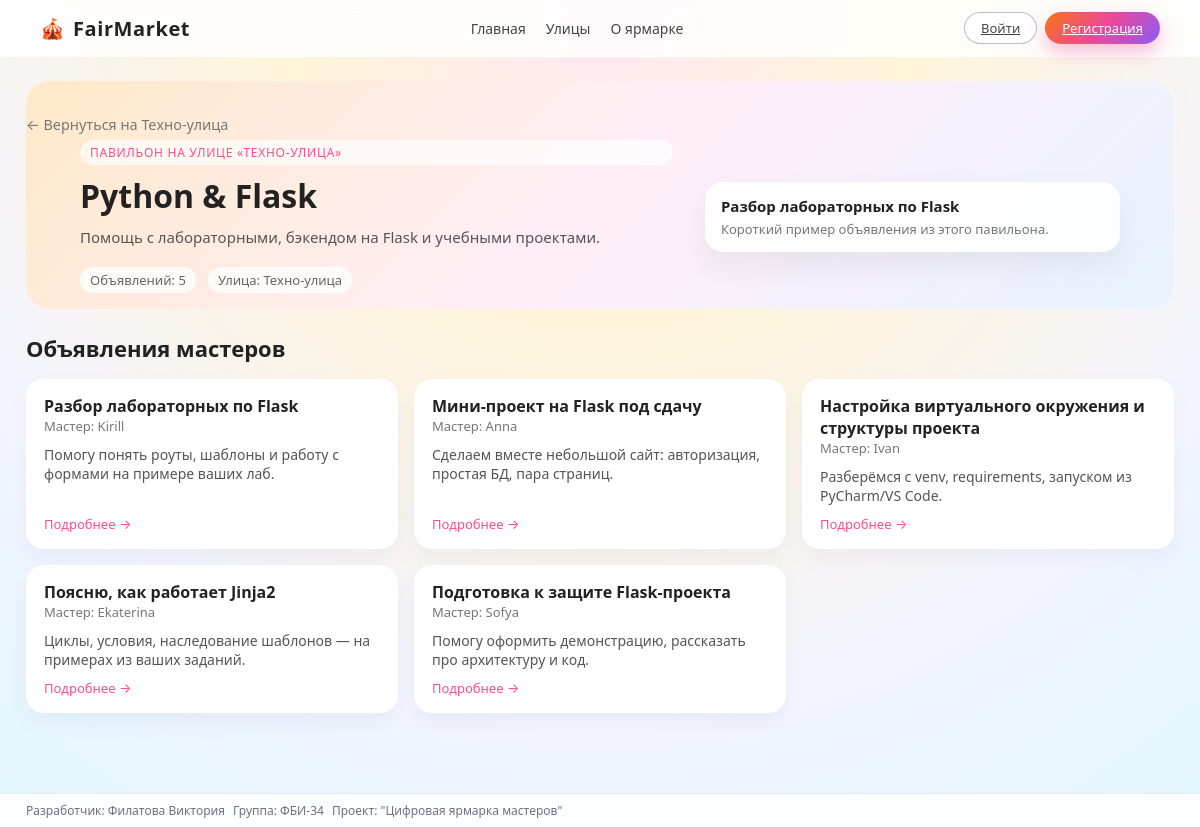
Screenshot of /pavilion/1 with the database file from the repository.
### app.py (models this page shows)
class Street(db.Model):
    __tablename__ = "streets"
    id = db.Column(db.Integer, primary_key=True)
    name = db.Column(db.String(120), nullable=False)
    code = db.Column(db.String(50), nullable=False, unique=True)
    pavilions = db.relationship("Pavilion", backref="street", lazy="select")

class Pavilion(db.Model):
    __tablename__ = "pavilions"
    id = db.Column(db.Integer, primary_key=True)
    title = db.Column(db.String(200), nullable=False)
    street_id = db.Column(db.Integer, db.ForeignKey("streets.id"), nullable=False)
    description = db.Column(db.Text, nullable=True)
    ads = db.relationship("Ad", backref="pavilion", lazy="select")

class Ad(db.Model):
    __tablename__ = "ads"
    id = db.Column(db.Integer, primary_key=True)
    title = db.Column(db.String(200), nullable=False)
    text = db.Column(db.Text, nullable=False)
    author_name = db.Column(db.String(120))
    pavilion_id = db.Column(
        db.Integer,
        db.ForeignKey("pavilions.id"),
        nullable=False,
    )
    master_id = db.Column(
        db.Integer,
        db.ForeignKey("users.id"),
        nullable=True,
    )
    master = db.relationship("User", foreign_keys=[master_id])
    @property
    def master_display_name(self):
        if self.master and self.master.username:
            return self.master.username
        if self.author_name:
            return self.author_name
        return "Мастер"

class User(db.Model):
    __tablename__ = "users"
    id = db.Column(db.Integer, primary_key=True)
    username = db.Column(db.String(120), nullable=False)
    email = db.Column(db.String(120), unique=True, nullable=False)
    password = db.Column(db.String(200), nullable=False)  # тут хеш
    role = db.Column(db.String(20), nullable=False, default="user")  # user/master/admin

### app.py (the view)
@app.route("/pavilion/<int:pavilion_id>")
def pavilion_page(pavilion_id):
    pavilion = Pavilion.query.get_or_404(pavilion_id)
    ads = pavilion.ads
    fio, group = get_student_info()
    return render_template(
        "pavilion.html",
        pavilion=pavilion,
        ads=ads,
        fio=fio,
        group=group,
    )

### app.py (called while the page is built)
def get_student_info():
    return "Филатова Виктория", "ФБИ-34"

@app.before_request
def auto_update_unread():
    if "user_id" in session:
        recalc_unread_total()
        recalc_support_badge()
        recalc_admin_counters()
    else:
        session["unread_total"] = 0
        session["support_unread"] = 0
        session["admin_support_new"] = 0
        session["admin_requests"] = 0

### templates/pavilion.html (shortened to what this page needs)
{% extends "base.html" %}
{% block content %}
<section class="pavilion-hero">
    <a href="{{ url_for('street_page', code=pavilion.street.code) }}" class="back-link">
        ← Вернуться на {{ pavilion.street.name }}
    </a>
    <div class="pavilion-hero-inner">
        <div class="pavilion-hero-info">
            <span class="pavilion-hero-chip">
                Павильон на улице «{{ pavilion.street.name }}»
            </span>
            <h1 class="pavilion-hero-title">{{ pavilion.title }}</h1>
            <p class="pavilion-hero-subtitle">
                {% if pavilion.description %}
                    {{ pavilion.description }}
                {% else %}
                    Тематический павильон с объявлениями мастеров по этой теме.
                {% endif %}
            </p>
            <div class="pavilion-hero-meta">
                <span>Объявлений: {{ ads|length }}</span>
                <span>Улица: {{ pavilion.street.name }}</span>
            </div>
        </div>
        <div class="pavilion-hero-card-demo">
            <div class="pavilion-hero-card-text">
                <div class="pavilion-hero-card-title">
                    {% if ads %}
                        {{ ads[0].title }}
                    {% else %}
                        Здесь скоро появятся первые мастера ✨
                    {% endif %}
                </div>
                <div class="pavilion-hero-card-subtitle">
                    {% if ads %}
                        Короткий пример объявления из этого павильона.
                    {% else %}
                        Как только появятся объявления, ты увидишь их здесь.
                    {% endif %}
                </div>
            </div>
        </div>
    </div>
</section>
<section class="pavilion-ads-section">
    {% if ads %}
        <h2 class="pavilion-ads-title">Объявления мастеров</h2>
        <div class="pavilion-ads-grid">
            {% for ad in ads %}
            <div class="pavilion-ad-wrapper">
                <a href="{{ url_for('ad_page', ad_id=ad.id) }}" class="pavilion-ad-card">
                    <div class="pavilion-ad-card-inner">
                        <div class="pavilion-ad-header">
                            <div>
                                <h3 class="pavilion-ad-title">{{ ad.title }}</h3>
                                <div class="pavilion-ad-author">
                                    Мастер: {{ ad.master_display_name }}
                                </div>
                            </div>
                        </div>
                        <p class="pavilion-ad-text">
                            {{ ad.text }}
                        </p>
                        <div class="pavilion-ad-footer">
                            <span>Подробнее →</span>
                        </div>
                    </div>
                </a>
            </div>
            {% endfor %}
        </div>
    {% else %}
        <div class="pavilion-empty">
            <h2>Пока здесь тихо 🤫</h2>
            <p>В этом павильоне ещё нет объявлений. Скоро мастера сюда заселятся!</p>
        </div>
    {% endif %}
</section>
{% endblock %}

### static/style.css (style rules this page uses)
*, *::before, *::after { box-sizing: border-box; }
body { margin: 0; font-family: system-ui, -apple-system, BlinkMacSystemFont, "Segoe UI", sans-serif; background: radial-gradient(circle at top, #ffe6f3 0, #fff5d9 30%, #f3f4ff 70%, #e0f7ff 100%); color: #222; }
.back-link { display: inline-flex; align-items: center; gap: 4px; font-size: 0.9rem; color: #777; text-decoration: none; margin-bottom: 6px; }
.pavilion-hero { padding: 32px 0 16px; background: linear-gradient(135deg, #ffe9c9 0%, #ffeef8 50%, #e8f3ff 100%); border-radius: 24px; margin-bottom: 24px; }
.pavilion-hero-inner { max-width: 1040px; margin: 0 auto; display: grid; grid-template-columns: minmax(0, 2fr) minmax(0, 1.4fr); gap: 32px; align-items: center; }
.pavilion-hero-info { display: flex; flex-direction: column; gap: 12px; }
.pavilion-hero-chip { display: inline-flex; align-items: center; padding: 4px 10px; border-radius: 999px; font-size: 12px; text-transform: uppercase; letter-spacing: 0.06em; background: rgba(255,255,255,0.7); color: #ff4b8b; }
.pavilion-hero-title { font-size: 32px; line-height: 1.2; margin: 0; }
.pavilion-hero-subtitle { margin: 0; font-size: 15px; color: #555; }
.pavilion-hero-meta { display: flex; flex-wrap: wrap; gap: 12px; margin-top: 8px; font-size: 13px; color: #666; }
.pavilion-hero-meta span { padding: 4px 10px; border-radius: 999px; background: rgba(255,255,255,0.8); }
.pavilion-hero-card-demo { display: flex; gap: 12px; align-items: center; padding: 14px 16px; border-radius: 18px; background: rgba(255,255,255,0.9); box-shadow: 0 14px 30px rgba(0,0,0,0.06); }
.pavilion-hero-card-text { display: flex; flex-direction: column; gap: 4px; }
.pavilion-hero-card-title { font-size: 15px; font-weight: 600; }
.pavilion-hero-card-subtitle { font-size: 13px; color: #777; }
.pavilion-ads-section { margin-top: 16px; }
.pavilion-ads-title { font-size: 22px; margin-bottom: 16px; }
.pavilion-ads-grid { display: grid; grid-template-columns: repeat(auto-fill, minmax(280px, 1fr)); gap: 16px; }
.pavilion-ad-card { text-decoration: none; color: inherit; }
.pavilion-ad-card-inner { height: 100%; padding: 16px 18px; border-radius: 18px; background: #ffffff; box-shadow: 0 10px 24px rgba(0,0,0,0.04); display: flex; flex-direction: column; gap: 10px; transition: transform 0.15s ease, box-shadow 0.15s ease, translate 0.15s ease; }
.pavilion-ad-header { display: flex; gap: 10px; align-items: center; }
.pavilion-ad-title { font-size: 16px; margin: 0; }
.pavilion-ad-author { font-size: 13px; color: #777; }
.pavilion-ad-text { font-size: 14px; color: #555; margin: 0; }
.pavilion-ad-footer { margin-top: auto; font-size: 13px; color: #ff4b8b; }

### templates/pavilion.html (style rules this page uses)
.pavilion-ad-wrapper { position: relative; }

### rows the page displays
Street: street.name "Техно-улица", street.name "ТЕХНО-УЛИЦА"
Pavilion: title "Python & Flask", description "Помощь с лабораторными, бэкендом на Flask и учебными проектами."
Ad: title "Разбор лабораторных по Flask", master_display_name "Kirill", text "Помогу понять роуты, шаблоны и работу с формами на примере ваших лаб."
Ad: title "Мини-проект на Flask под сдачу", master_display_name "Anna", text "Сделаем вместе небольшой сайт: авторизация, простая БД, пара страниц."
Ad: title "Настройка виртуального окружения и структуры проекта", master_display_name "Ivan", text "Разберёмся с venv, requirements, запуском из PyCharm/VS Code."
Ad: title "Поясню, как работает Jinja2", master_display_name "Ekaterina", text "Циклы, условия, наследование шаблонов — на примерах из ваших заданий."
Ad: title "Подготовка к защите Flask-проекта", master_display_name "Sofya", text "Помогу оформить демонстрацию, рассказать про архитектуру и код."

### other values shown
{{ ads|length }} "5"
{{ fio|default('Филатова Виктория') }} "Филатова Виктория"
{{ group|default('ФБИ-34') }} "ФБИ-34"
